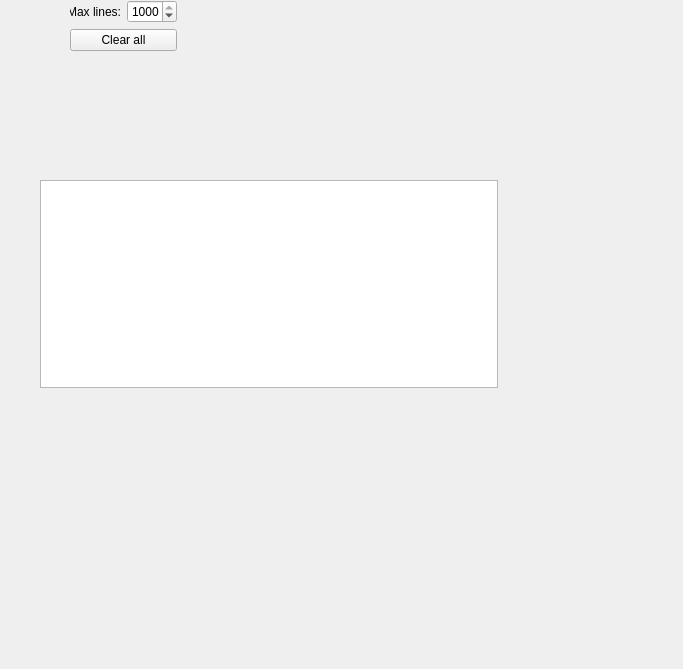
<?xml version="1.0" encoding="UTF-8"?>
<ui version="4.0">
 <class>NTRIPClientForm</class>
 <widget class="QWidget" name="NTRIPClientForm">
  <property name="geometry">
   <rect>
    <x>0</x>
    <y>0</y>
    <width>683</width>
    <height>669</height>
   </rect>
  </property>
  <property name="windowTitle">
   <string>Form</string>
  </property>
  <widget class="QWidget" name="layoutWidget">
   <property name="geometry">
    <rect>
     <x>70</x>
     <y>0</y>
     <width>107</width>
     <height>53</height>
    </rect>
   </property>
   <layout class="QVBoxLayout" name="verticalLayout_CenterControls">
    <item>
     <layout class="QHBoxLayout" name="horizontalLayout_MaxLines">
      <item>
       <widget class="QLabel" name="label_MaxLines">
        <property name="text">
         <string>Max lines:</string>
        </property>
        <property name="alignment">
         <set>Qt::AlignRight|Qt::AlignTrailing|Qt::AlignVCenter</set>
        </property>
       </widget>
      </item>
      <item>
       <widget class="QSpinBox" name="spinBox_MaxLines">
        <property name="minimum">
         <number>10</number>
        </property>
        <property name="maximum">
         <number>1000</number>
        </property>
        <property name="singleStep">
         <number>10</number>
        </property>
        <property name="value">
         <number>1000</number>
        </property>
       </widget>
      </item>
     </layout>
    </item>
    <item>
     <widget class="QPushButton" name="pushButton_ClearAll">
      <property name="text">
       <string>Clear all</string>
      </property>
     </widget>
    </item>
   </layout>
  </widget>
  <widget class="QPlainTextEdit" name="plainTextEdit_Output">
   <property name="geometry">
    <rect>
     <x>40</x>
     <y>180</y>
     <width>458</width>
     <height>208</height>
    </rect>
   </property>
  </widget>
 </widget>
 <resources/>
 <connections/>
</ui>
